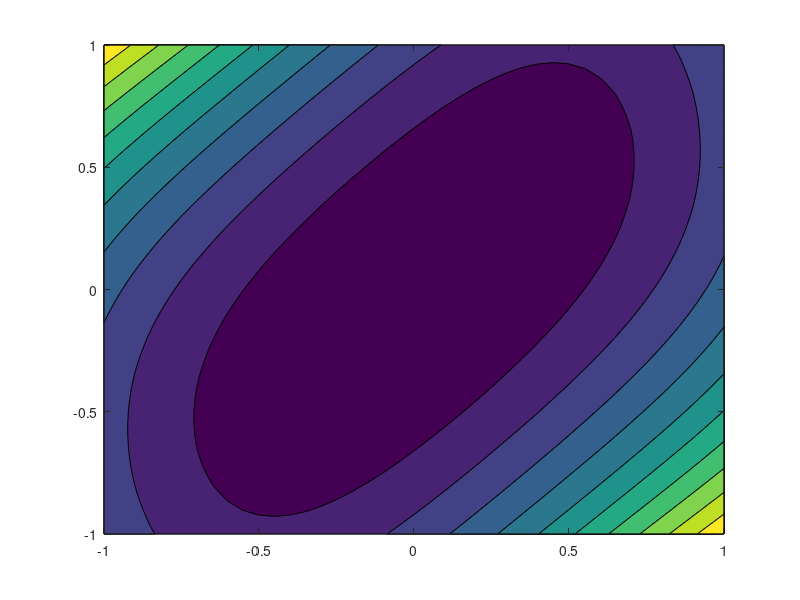
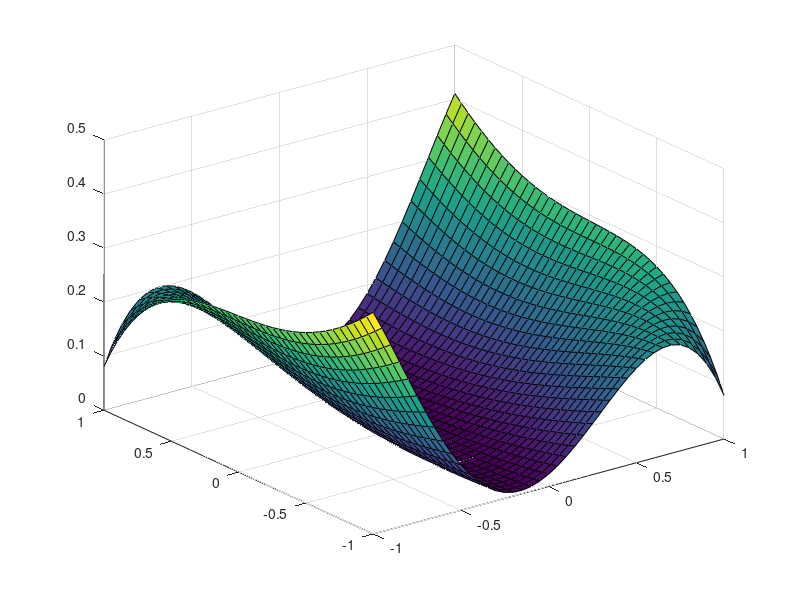

MATLAB code for these plots, in order:
bound=1;
delta=.05; 

x=-bound:delta:bound;
y=x;
[x1,x2]=meshgrid(x,y);
% xdot1=-2*x1+x1.^3;
% xdot2=-2.*x2+x2.^3;
xdot1=-x1-x2;
xdot2=2*x1;

V=(0.00085577)+(-6.2081e-14).*x1+(0.28001).*x1.^2+(2.6602e-14).*x1.^3+(0.0098348).*x1.^4+(8.2393e-14).*x2+(0.18945).*x2.^2+(-2.1898e-14).*x2.^3+(0.013964).*x2.^4+(-0.35727).*x2.*x1+(-7.0482e-14).*x2.*x1.^2+(0.068126).*x2.*x1.^3+(5.5826e-14).*x2.^2.*x1+(0.10163).*x2.^2.*x1.^2+(-0.054716).*x2.^3.*x1 
figure(1)
surf(x1,x2,V);
contourf(x1,x2,V);hold on;
hold on

figure(2)
cleanVdot=(0.35727).*x1.^2+(-0.068126).*x1.^4+(0.021633).*x2.^2+(0.0011409).*x2.^4+(-0.17614).*x2.*x1+(0.26147).*x2.*x1.^3+(-0.068126).*x2.*x1.^5+(0.19289).*x2.^2.*x1.^2+(-0.20326).*x2.^2.*x1.^4+(-0.016744).*x2.^3.*x1+(0.16415).*x2.^3.*x1.^3+(-0.055857).*x2.^4.*x1.^2;
surf(x1,x2,cleanVdot)
